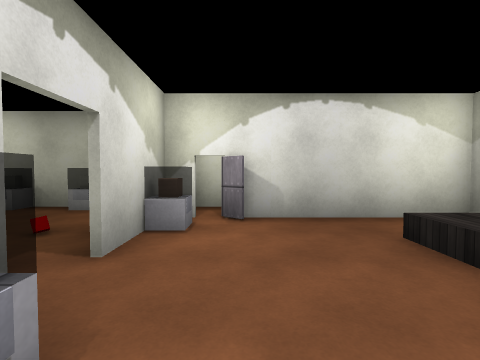
[1] (above)

16 first-person views from a walk through a scene from a Unity 3-D project. The camera is 1.5 m above the floor, tilts 2° down and sees 85° across. The floor is counted in squares, 2 m on a side. Each view is taken from the middle of a square. On the plan, view 1 faces up. The plan holds only what a view shows up to about 9 squares ahead; the rest is blank. The player character is not drawn. Door leaves are left out, so doorways stand open. Surface patterns are stand-ins for the level's own textures.

[2]
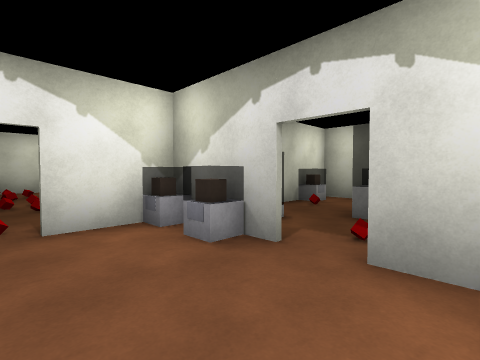

[3]
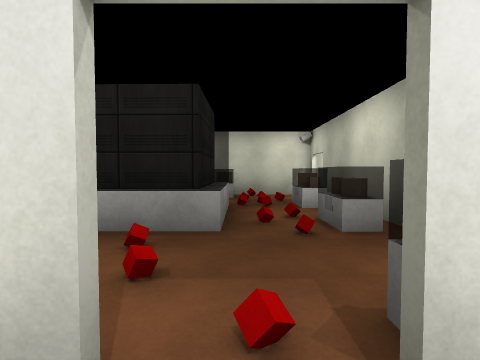

[4]
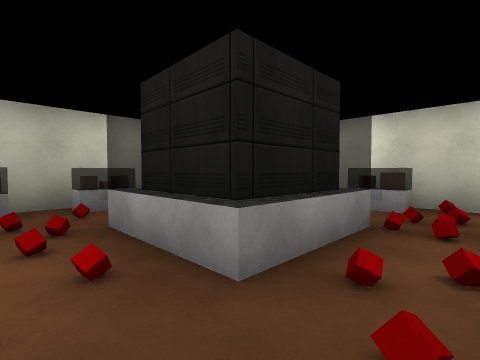

[5]
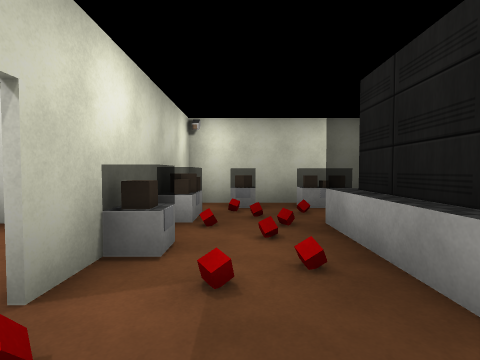

[6]
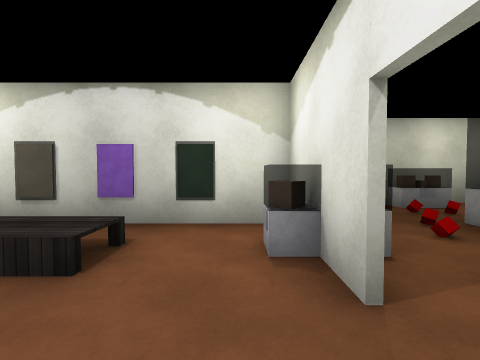

[7]
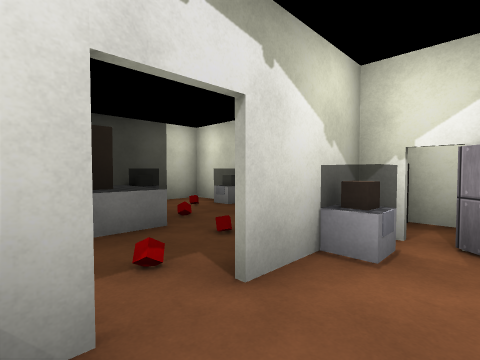

[8]
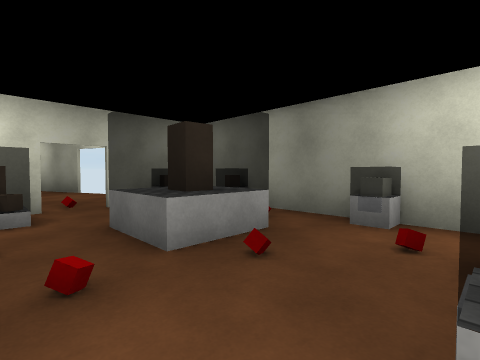

[9]
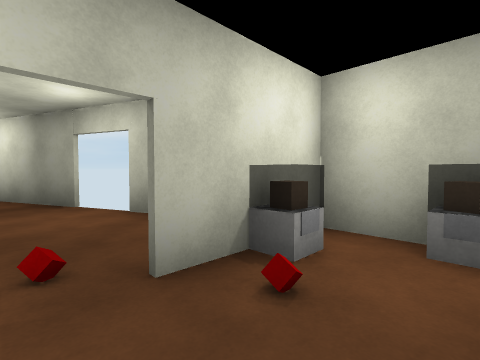

[10]
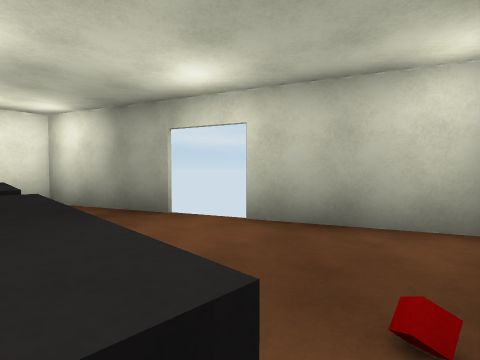

[11]
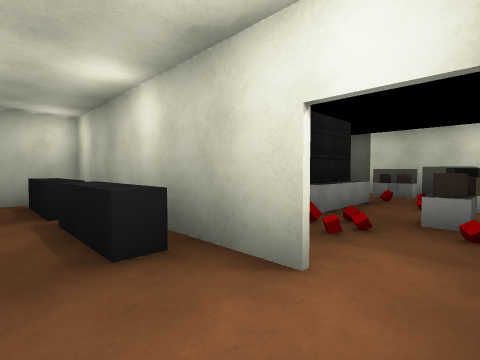

[12]
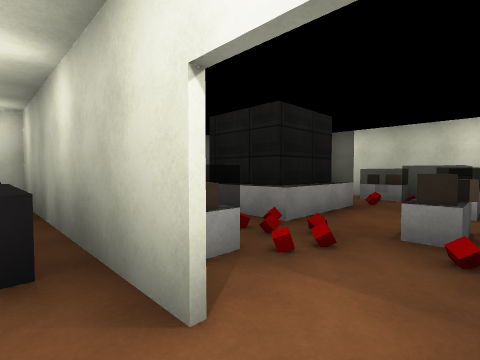

[13]
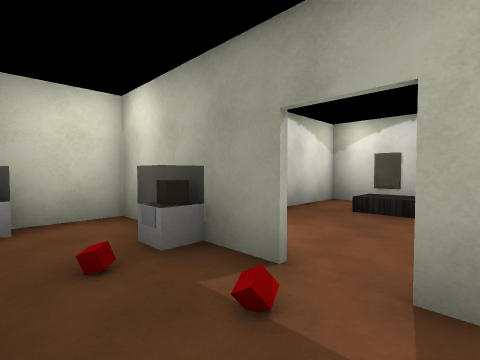

[14]
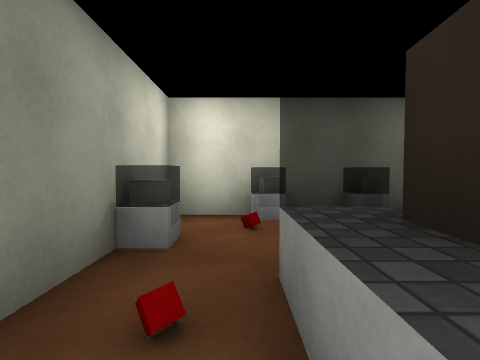

[15]
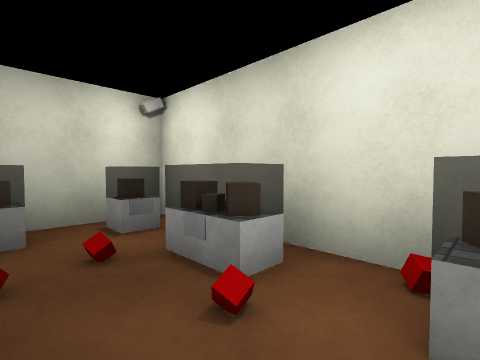

[16]
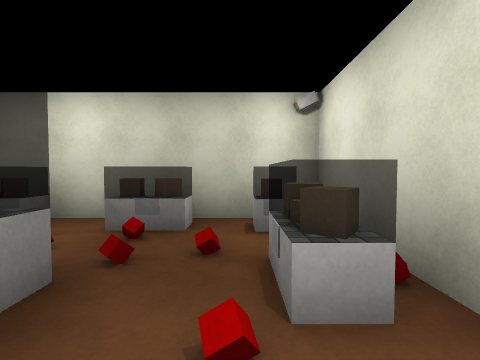

### Floor plan
Key: @ floor where view 1 was taken; # wall or solid block; x gap in a wall; . floor; D open door; = window, fence, low wall or low ledge; ^ raised ledge; O other object.
Columns run from 7 left of view 1 to 6 right of it. Each row starts with its distance up from view 1.
  6 ########
  5 #..  .O ####
  4 # O...  ...#
  3 #..OO  ..O.#
  2 #.OO.OD..O.#
  1   .... ....#
  0  # O.O @...#
 -1  #=#O.= O   .#
 -2  #...^#..OOOO
 -3  #...^#O.O.OO#
 -4  #D..^ OO==.O
 -5   D..^...==O.#
 -6   ##.# OO..OO
 -7    #..xO..OO.#
 -8    #..#.O O  #
 -9     #######

Where each view was taken, in squares from view 1:
view 1: 0 up, 0 right, facing up
view 2: 3 up, 1 right, facing down-left
view 3: 0 up, 1 right, facing down
view 4: 2 down, 0 right, facing down-right
view 5: 2 down, 0 right, facing right
view 6: 0 up, 0 right, facing right
view 7: 1 up, 0 right, facing up-left
view 8: 5 up, 2 left, facing down-left
view 9: 1 up, 3 left, facing down-left
view 10: 1 down, 2 left, facing down-left
view 11: 8 down, 3 left, facing up-right
view 12: 8 down, 2 left, facing up-right
view 13: 1 up, 3 left, facing up-right
view 14: 1 up, 5 left, facing up
view 15: 6 down, 2 right, facing down-right
view 16: 7 down, 2 right, facing right
